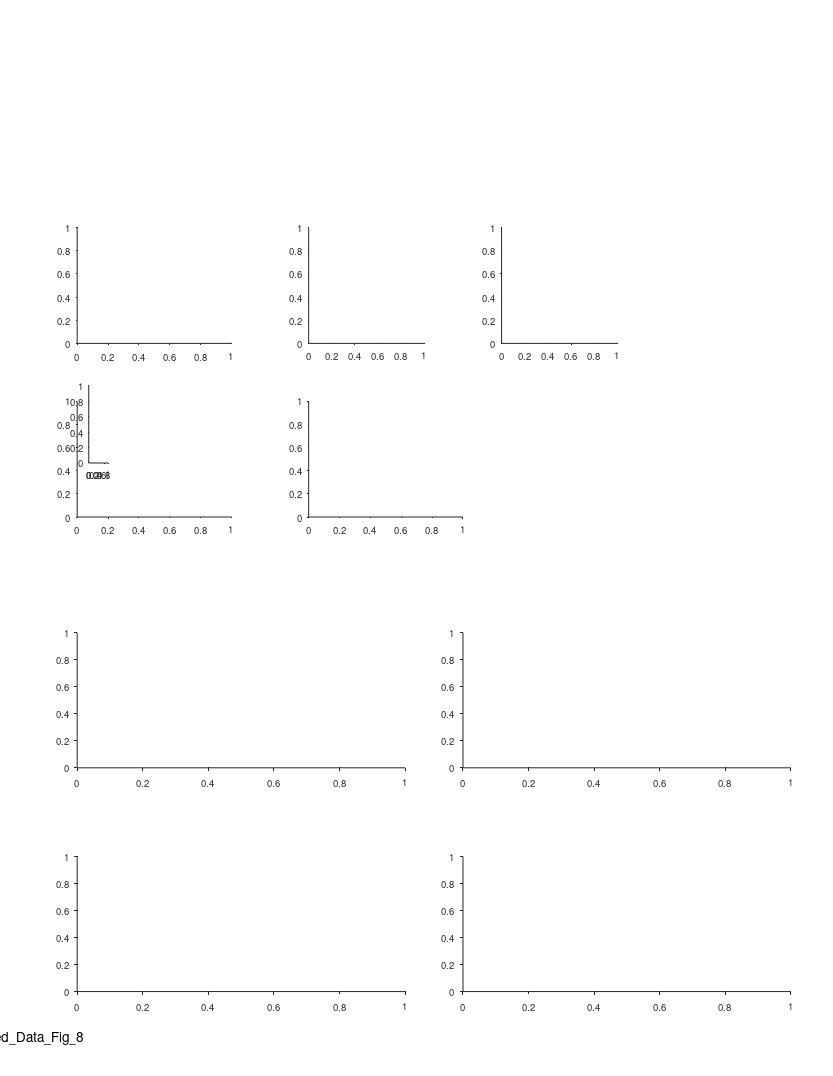

This figure's MATLAB source: (Note: this script raises an error after producing the figure.)
%% Replay - Fig supp 8 - reverse/forward + future+past + takeoff/landing/midair + ball1/ball2
%%
clear 
clc
close all

%% data options 
params_opt = 11; % decoding opt 
% params_opt = 21; % decoding opt (random walk = fixed speed)

%% plotting options

%% graphics params
TakeLandCategoriesOrder = {
    'Takeoff'
    'Mid-air'
    'Landing'};
ForRevCategoriesOrder = {
    'Forward'
    'Reverse'};
PastFutureCategoriesOrder = {
    'Past'
    'Future'};

hist_style = 'stairs';
% hist_style = 'bar';
switch hist_style 
    case 'stairs'
        hist_color_prop = 'EdgeColor';
    case 'bar'
        hist_color_prop = 'FaceColor';
end


%% define output files
res_dir =  'L:\paper_replay\figures';
mkdir(res_dir)
fig_name_str = 'Extended_Data_Fig_8';
fig_caption_str = ' ';
log_name_str = [fig_name_str '_log_file' '.txt'];
log_name_str = strrep(log_name_str , ':', '-');
log_name_str = strrep(log_name_str , ' ', '_');
log_name_out = fullfile(res_dir, log_name_str);

%% open log file
diary off
diary(log_name_out)
diary on
disp('Log file');
disp(['created: ', datestr(clock)]);
disp('======================================================');
disp([fig_name_str ':' fig_caption_str]);   
disp('======================================================');
disp('');

%% create figure
% figure_size_cm = [21.0 29.7]; % ~A4
figure_size_cm = [21.6 27.9]; % ~US letter
close all
fig = figure;
% Some WYSIWYG options:
set(gcf,'DefaultAxesFontSize',7);
set(gcf,'DefaultAxesFontName','helvetica');
set(gcf,'DefaultAxesUnits','centimeters');
set(gcf,'PaperType','usletter')
% set(gcf,'PaperType','<custom>');
set(gcf,'PaperUnits','centimeters','PaperPosition',[0 0 figure_size_cm]);
set(gcf,'PaperOrientation','portrait');
set(gcf,'Units','centimeters','Position',get(gcf,'paperPosition')+[0 0 0 0]); % position on screen...
set(gcf, 'Renderer', 'painters');
% set(gcf, 'color', 'none');
set(groot, 'defaultAxesColor','None')
set(groot, 'defaultAxesTickDir', 'out');
set(groot,  'defaultAxesTickDirMode', 'manual');
annotation('textbox', [0.5 1 0 0], 'String',fig_name_str, 'HorizontalAlignment','center','Interpreter','none', 'FitBoxToText','on');

% create panels
clear panels
panels{1}(1) = axes('position', [2  19 4 3]);
panels{2}(1) = axes('position', [8  19 3 3]);
panels{3}(1) = axes('position', [13 19 3 3]);
panels{4}(1) = axes('position', [2 14.5 4 3]);
panels{4}(2) = axes('position', [2 14.5 .5 2]+[.3 1.4 0 0]);
panels{5}(1) = axes('position', [8 14.5 4 3]);

w = 8.5;
h = 3.5;
x = [2 12];
y = [8 2.2];
panels{6}(1,1) = axes('position', [x(1) y(1) w h]);
panels{6}(1,2) = axes('position', [x(2) y(1) w h]);
panels{6}(2,1) = axes('position', [x(1) y(2) w h]);
panels{6}(2,2) = axes('position', [x(2) y(2) w h]);

sdf = cellfun(@(x)x(:)', panels, 'UniformOutput', false);
sdf = [sdf{:}];
total_offset = [0 2.5];
for ii = 1:length(sdf)
    sdf(ii).Position([1 2]) = sdf(ii).Position([1 2]) + total_offset;
end

%% load data
if ~exist('events','var')

[exp_list,T] = decoding_get_inclusion_list();
T = T(exp_list,:);
clear exp_list
groupsummary(T,'bat_num')
if exist('bats_to_include','var')
    T = groupfilter(T,"bat_num",@(x)ismember(x,bats_to_include),'bat_num');
end
bats = unique(T.bat_num)

events = {};
for ii_exp = 1:height(T)
    % load exp data
    exp_ID = T.exp_ID{ii_exp};
    exp = exp_load_data(exp_ID,'details','rest');
    epoch_type = 'rest';
    [events_session, params] = decoding_load_events_quantification(exp_ID, epoch_type, params_opt, 'posterior');
    [~, TF] = decoding_apply_seq_inclusion_criteria([events_session.seq_model]);
    events_session(~TF) = [];
    if isempty(events_session)
        continue;
    end
    % assign resting ball num
    X = [exp.rest.events.start_ts];
    V = [exp.rest.events.ball_num];
    Xq = [events_session.peak_ts];
    [events_session.ball_num] = disperse( interp1(X, V, Xq, 'previous','extrap') );
    events{ii_exp} = events_session;
end
T.nEvents = cellfun(@length,events)';
sortrows( groupsummary(T,'bat_num',["median","mean","max","sum"],"nEvents"),"sum_nEvents", 'descend')
events = [events{:}];
seqs = [events.seq_model];
end

%% classify seq as forward / reverse 
gForRev = categorical([seqs.forward],[true false],{'Forward','Reverse'})';
gForRev = categorical(gForRev,ForRevCategoriesOrder);
nFor = sum(gForRev=='Forward');
nRev = sum(gForRev=='Reverse');
ForRev_binom_pval = myBinomTest(nFor,length(gForRev),0.5,'two');
disp('Comparing Forward vs. Reverse')
fprintf('Forward: n=%d, Reverse: n=%d, ratio=%.2g\n',nFor,nRev, nFor/nRev);
fprintf('Binomial test (two-sided), p=%.2g\n', ForRev_binom_pval);

%% classify seq as Takeoff / Landing (or non of them)
thr = 0.05;
gTakeLand = classify_replay_landing_takeoff_other(seqs,thr);
gTakeLand = categorical(gTakeLand,TakeLandCategoriesOrder);
nTakeoff = sum(gTakeLand=='Takeoff');
nLanding = sum(gTakeLand=='Landing');
nTakeoffLanding = nTakeoff + nLanding;
TakeLand_binom_pval = myBinomTest(nLanding,nTakeoffLanding,0.5,'two');
disp('Comparing Landing vs. takeoff')
fprintf('Landing: n=%d, Takeoff: n=%d, ratio=%.2g\n',nLanding,nTakeoff, nLanding/nTakeoff);
fprintf('Binomial test (two-sided), p=%.2g\n',TakeLand_binom_pval);

%% classify seq as (immediate) past / future
gPastFuture = categorical( ([events.ball_num] == 1 & [seqs.state_direction] == 1) | ...
                           ([events.ball_num] == 2 & [seqs.state_direction] == -1), ...
    [true false],{'Future','Past'})';
gPastFuture = categorical(gPastFuture,PastFutureCategoriesOrder);
nPast = sum(gPastFuture =='Past');
nFuture = sum(gPastFuture =='Future');
PastFuture_binom_pval = myBinomTest(nPast,length(gPastFuture),0.5,'two');
disp('Comparing (immediate) Past vs. Future')
fprintf('Past: n=%d, Future: n=%d, ratio=%.2g\n',nPast,nFuture, nPast/nFuture);
fprintf('Binomial test (two-sided), p=%.2g\n',PastFuture_binom_pval);


%% takeoff vs landing
axes(panels{1}(1))
cla
hold on
G = categorical(categories(gTakeLand));
gcounts = tabulate(gTakeLand);
counts = [gcounts{:,2}];
proportions = counts./sum(counts);
expectedProportion = [.05 .9 0.05];
p = myBinomTest(counts,sum(counts),expectedProportion,'two').*length(counts);
p(p==0)=realmin;
fprintf('\nboth balls: takeoff vs landing\n')
for ii = 1:length(p)
    fprintf('%s: P binom (two-sided) = %d\n',TakeLandCategoriesOrder{ii},p(ii));
end

xG = 1:length(G);
Y = proportions;
h=bar(xG,Y);
h.BarWidth = 0.75;
h.FaceColor = 0.5*[1 1 1];
hax=gca;
% hax.XTickLabel = TakeLandCategoriesOrder;
for ii = 1:length(G)
    x = ii+[-1 1].*h.BarWidth/2;
    y = expectedProportion(ii).*sum(Y);
    line(x, [y, y], 'Color', 'r', 'LineWidth', 2);
    x = ii;
    y = Y(ii)+0.001*max(Y);
%     text(x,y, "{\itP} < 10^{"+ceil(log10(p(ii)))+"}", horizontalAlignment = 'center',VerticalAlignment='bottom',FontSize=6);
    signifStr = genSignifStrAstricks(p(ii));
    str = {signifStr;"{\itn} = " + counts(ii)};
    text(x,y, str, horizontalAlignment = 'center',VerticalAlignment='bottom',FontSize=8);
end
% xlabel('Replay speed (m/s)', 'Units','normalized', 'Position',[0.5 -0.12]);
ylabel('Fraction', 'Units','normalized', 'Position',[-0.18 .5]);
hax=gca;
hax.TickLength(1) = [0.025];
hax.XRuler.TickLabelGapOffset = -1;
hax.YRuler.TickLabelGapOffset = 0;
hax.XLim = [min(xG) max(xG)] + [-1 1].*0.5;
hax.XTick = xG;
hax.XTickLabel = [];
for ii=1:length(TakeLandCategoriesOrder)
%     text(ii, hax.YLim(1)-0.15*range(hax.YLim), {TakeLandCategoriesOrder{ii},'zone'},'HorizontalAlignment','center','FontSize',7)
    text(ii, hax.YLim(1)-0.085*range(hax.YLim), TakeLandCategoriesOrder{ii},'HorizontalAlignment','center','FontSize',7)
    text(ii, hax.YLim(1)-0.18*range(hax.YLim), 'zone','HorizontalAlignment','center','FontSize',7)
end

%% takeoff vs landing - separated by balls
% for ii_ball = 1:2
% axes(panels{4}(ii_ball))
% cla
% hold on
% 
% events_ball_IX = [events.ball_num] == ii_ball;
% gTakeLand_by_ball = gTakeLand(events_ball_IX);
% G = categorical(categories(gTakeLand_by_ball));
% gcounts = tabulate(gTakeLand_by_ball);
% counts = [gcounts{:,2}];
% proportions = counts./sum(counts);
% expectedProportion = [.05 .9 0.05];
% expectedCounts = expectedProportion .* sum(counts);
% p = myBinomTest(counts,sum(counts),expectedProportion,'two').*length(counts);
% p(p==0)=realmin;
% xG = 1:length(G);
% 
% Y = proportions;
% h=bar(xG,Y);
% h.BarWidth = 0.75;
% h.FaceColor = 0.5*[1 1 1];
% hax=gca;
% hax.XTick = xG;
% hax.XTickLabel = TakeLandCategoriesOrder;
% for ii = 1:length(G)
%     x = ii+[-1 1].*h.BarWidth/2;
%     y = expectedProportion(ii).*sum(Y);
%     line(x, [y, y], 'Color', 'r', 'LineWidth', 2);
%     x = ii;
%     y = Y(ii)+0.001*max(Y);
% %     text(x,y, "{\itP} < 10^{"+ceil(log10(p(ii)))+"}", horizontalAlignment = 'center',VerticalAlignment='bottom',FontSize=6);
%     signifStr = genSignifStrAstricks(p(ii));
%     str = {signifStr;"{\itn} = " + counts(ii)};
%     text(x,y, str, horizontalAlignment = 'center',VerticalAlignment='bottom',FontSize=8);
% end
% % xlabel('Replay speed (m/s)', 'Units','normalized', 'Position',[0.5 -0.12]);
% ylabel('Fraction', 'Units','normalized', 'Position',[-0.2 .5]);
% hax=gca;
% hax.TickLength(1) = [0.025];
% hax.XRuler.TickLabelGapOffset = -1;
% hax.YRuler.TickLabelGapOffset = -1;
% hax.XLim = [min(xG) max(xG)] + [-1 1].*0.5;
% 
% end


%% Forward vs Reverse
axes(panels{3}(1))
cla
hold on
G = categorical(categories(gForRev));
gcounts = tabulate(gForRev);
counts = [gcounts{:,2}];
proportions = counts./sum(counts);
expectedProportion = [.5 .5];
expectedCounts = expectedProportion .* sum(counts);
p = myBinomTest(counts,sum(counts),expectedProportion,'two').*length(counts);
p(p==0)=realmin;
fprintf('\nboth balls: Forward vs Reverse\n')
for ii = 1:length(p)
    fprintf('%s: P binom (two-sided) = %d\n',ForRevCategoriesOrder{ii},p(ii));
end

xG = 1:length(G);
Y = proportions;
h=bar(xG,Y);
h.BarWidth = 0.75;
h.FaceColor = 0.5*[1 1 1];
hax=gca;
hax.XTick = xG;
hax.XTickLabel = ForRevCategoriesOrder;
for ii = 1:length(G)
    x = ii+[-1 1].*h.BarWidth/2;
    y = expectedProportion(ii).*sum(Y);
    line(x, [y, y], 'Color', 'r', 'LineWidth', 2);
    x = ii;
    y = Y(ii)+0.03*max(Y);
%     text(x,y, "{\itP} < 10^{"+ceil(log10(p(ii)))+"}", horizontalAlignment = 'center',VerticalAlignment='bottom',FontSize=6);
    signifStr = genSignifStrAstricks(p(ii));
    str = {signifStr;"{\itn} = " + counts(ii)};
    text(x,y, str, horizontalAlignment = 'center',VerticalAlignment='bottom',FontSize=8);
end
% xlabel('Replay speed (m/s)', 'Units','normalized', 'Position',[0.5 -0.12]);
ylabel('Fraction', 'Units','normalized', 'Position',[-0.2 .5]);
hax=gca;
hax.TickLength(1) = [0.025];
hax.XRuler.TickLabelGapOffset = -1;
hax.YRuler.TickLabelGapOffset = 0;
hax.XLim = [min(xG) max(xG)] + [-1 1].*0.5;
hax.YLim = [0 0.7];


%% Forward vs Reverse - separated by balls
% for ii_ball = 1:2
% axes(panels{5}(ii_ball))
% cla
% hold on
% 
% events_ball_IX = [events.ball_num] == ii_ball;
% gForRev_by_ball = gForRev(events_ball_IX);
% G = categorical(categories(gForRev_by_ball));
% gcounts = tabulate(gForRev_by_ball);
% counts = [gcounts{:,2}];
% proportions = counts./sum(counts);
% expectedProportion = [.5 .5];
% expectedCounts = expectedProportion .* sum(counts);
% p = myBinomTest(counts,sum(counts),expectedProportion,'two').*length(counts);
% p(p==0)=realmin;
% xG = 1:length(G);
% 
% Y = proportions;
% h=bar(xG,Y);
% h.BarWidth = 0.75;
% h.FaceColor = 0.5*[1 1 1];
% hax=gca;
% hax.XTick = xG;
% hax.XTickLabel = ForRevCategoriesOrder;
% for ii = 1:length(G)
%     x = ii+[-1 1].*h.BarWidth/2;
%     y = expectedProportion(ii).*sum(Y);
%     line(x, [y, y], 'Color', 'r', 'LineWidth', 2);
%     x = ii;
%     y = Y(ii)+0.001*max(Y);
% %     text(x,y, "{\itP} < 10^{"+ceil(log10(p(ii)))+"}", horizontalAlignment = 'center',VerticalAlignment='bottom',FontSize=6);
%     signifStr = genSignifStrAstricks(p(ii));
%     str = {signifStr;"{\itn} = " + counts(ii)};
%     text(x,y, str, horizontalAlignment = 'center',VerticalAlignment='bottom',FontSize=8);
% end
% % xlabel('Replay speed (m/s)', 'Units','normalized', 'Position',[0.5 -0.12]);
% ylabel('Fraction', 'Units','normalized', 'Position',[-0.2 .5]);
% hax=gca;
% hax.TickLength(1) = [0.025];
% hax.XRuler.TickLabelGapOffset = -1;
% hax.YRuler.TickLabelGapOffset = -1;
% hax.XLim = [min(xG) max(xG)] + [-1 1].*0.5;
% hax.YLim = [0 0.7];
% 
% end



%% Future vs Past
axes(panels{2}(1))
cla
hold on
G = categorical(categories(gPastFuture));
gcounts = tabulate(gPastFuture);
counts = [gcounts{:,2}];
proportions = counts./sum(counts);
expectedProportion = [.5 .5];
expectedCounts = expectedProportion .* sum(counts);
p = myBinomTest(counts,sum(counts),expectedProportion,'two').*length(counts);
p(p==0)=realmin;
fprintf('\nboth balls: Future vs Past\n')
for ii = 1:length(p)
    fprintf('%s: P binom (two-sided) = %d\n',PastFutureCategoriesOrder{ii},p(ii));
end

xG = 1:length(G);
Y = proportions;
h=bar(xG,Y);
h.BarWidth = 0.75;
h.FaceColor = 0.5*[1 1 1];
hax=gca;
hax.XTick = xG;
hax.XTickLabel = PastFutureCategoriesOrder;
for ii = 1:length(G)
    x = ii+[-1 1].*h.BarWidth/2;
    y = expectedProportion(ii).*sum(Y);
    line(x, [y, y], 'Color', 'r', 'LineWidth', 2);
    x = ii;
    y = Y(ii)+0.1*max(Y);
%     text(x,y, "{\itP} < 10^{"+ceil(log10(p(ii)))+"}", horizontalAlignment = 'center',VerticalAlignment='bottom',FontSize=6);
    signifStr = genSignifStrAstricks(p(ii));
    str = {signifStr;"{\itn} = " + counts(ii)};
    text(x,y, str, horizontalAlignment = 'center',VerticalAlignment='bottom',FontSize=8);
end
% xlabel('Replay speed (m/s)', 'Units','normalized', 'Position',[0.5 -0.12]);
ylabel('Fraction', 'Units','normalized', 'Position',[-0.2 .5]);
hax=gca;
hax.TickLength(1) = [0.025];
hax.XRuler.TickLabelGapOffset = -1;
hax.YRuler.TickLabelGapOffset = 0;
hax.XLim = [min(xG) max(xG)] + [-1 1].*0.5;
hax.YLim = [0 0.7];

%% Future vs Past - separated by balls
% for ii_ball = 1:2
% axes(panels{6}(ii_ball))
% cla
% hold on
% 
% events_ball_IX = [events.ball_num] == ii_ball;
% gPastFuture_by_ball = gPastFuture(events_ball_IX);
% G = categorical(categories(gPastFuture_by_ball));
% gcounts = tabulate(gPastFuture_by_ball);
% counts = [gcounts{:,2}];
% proportions = counts./sum(counts);
% expectedProportion = [.5 .5];
% expectedCounts = expectedProportion .* sum(counts);
% p = myBinomTest(counts,sum(counts),expectedProportion,'two').*length(counts);
% p(p==0)=realmin;
% xG = 1:length(G);
% 
% Y = proportions;
% h=bar(xG,Y);
% h.BarWidth = 0.75;
% h.FaceColor = 0.5*[1 1 1];
% hax=gca;
% hax.XTick = xG;
% hax.XTickLabel = PastFutureCategoriesOrder;
% for ii = 1:length(G)
%     x = ii+[-1 1].*h.BarWidth/2;
%     y = expectedProportion(ii).*sum(Y);
%     line(x, [y, y], 'Color', 'r', 'LineWidth', 2);
%     x = ii;
%     y = Y(ii)+0.001*max(Y);
% %     text(x,y, "{\itP} < 10^{"+ceil(log10(p(ii)))+"}", horizontalAlignment = 'center',VerticalAlignment='bottom',FontSize=6);
%     signifStr = genSignifStrAstricks(p(ii));
%     str = {signifStr;"{\itn} = " + counts(ii)};
%     text(x,y, str, horizontalAlignment = 'center',VerticalAlignment='bottom',FontSize=8);
% end
% % xlabel('Replay speed (m/s)', 'Units','normalized', 'Position',[0.5 -0.12]);
% ylabel('Fraction', 'Units','normalized', 'Position',[-0.2 .5]);
% % text(1.6,0.5,"Ball "+ii_ball,'Units','normalized','FontSize',10,'HorizontalAlignment','center');
% hax=gca;
% hax.TickLength(1) = [0.025];
% hax.XRuler.TickLabelGapOffset = -1;
% hax.YRuler.TickLabelGapOffset = -1;
% hax.XLim = [min(xG) max(xG)] + [-1 1].*0.5;
% hax.YLim = [0 0.7];
% 
% end









%% Takeoff/Landing X Past/Future X Forward/Reverse
axes(panels{4}(1))
cla reset
hold on

% from fig 2  (start) ---------------
TakeLand_thr = 0.05;
g = gTakeLand .* gPastFuture;
[N,G] = histcounts(g);
N = reshape(N,2,3)';
G = reshape(G,2,3)';
takeoff_IX = find(all(contains(G,'Takeoff'),2));
midair_IX = find(all(contains(G,'Mid-air'),2));
landing_IX = find(all(contains(G,'Landing'),2));
new_order = [takeoff_IX midair_IX landing_IX];
N = N(new_order,:);
G = G(new_order,:);
N([1 3],:) = N([1 3],:)./TakeLand_thr;
N([2],:) = N([2],:)./(1-2*TakeLand_thr);
N = N ./ sum(N,"all");
% from fig 2  (end) ---------------

g = gTakeLand .* gPastFuture .*gForRev;
[N,G] = histcounts(g);
N = reshape(N,2,2,3);
G = reshape(G,2,2,3);
N = permute(N,[3 2 1]);
G = permute(G,[3 2 1]);
new_order = [takeoff_IX midair_IX landing_IX];  
N = N(new_order,:,:);
G = G(new_order,:,:);

N([1 3],:,:) = N([1 3],:,:)./TakeLand_thr;
N([2],  :,:) = N([2],  :,:)./(1-2*TakeLand_thr);
N = N ./ sum(N,"all");

w = 0.28;
x = linspace(0,1,3);
hs = (x(2)-x(1))*0.35;
clear hb1 hb2
hb1 = bar(x-hs/2,   squeeze(N(:,1,:)), w, 'stacked');
hb2 = bar(x+hs/2,   squeeze(N(:,2,:)), w, 'stacked');
hb1(1).FaceColor = 'flat';
hb1(2).FaceColor = 'flat';
hb2(1).FaceColor = 'flat';
hb2(2).FaceColor = 'flat';
hb1(1).CData = 0.00*[1 1 1];
hb1(2).CData = 0.35*[1 1 1];
hb2(1).CData = 0.85*[1 1 1];
hb2(2).CData = 1.00*[1 1 1];
% hb1(1).FaceColor = 0.0*[1 1 1];
% hb1(2).FaceColor = 0.0*[1 1 1];
% hb2(1).FaceColor = 1.0*[1 1 1];
% hb2(2).FaceColor = 1.0*[1 1 1];
% plot(hb1(1).XData+w/4.*[-1 1]',hb1(1).YData([1 1;2 2;3 3]'),'w','LineWidth',1.1);
% plot(hb2(1).XData+w/4.*[-1 1]',hb2(1).YData([1 1;2 2;3 3]'),'k','LineWidth',1.1);
% hb1(1).EdgeColor = 'w';
% hb1(2).EdgeColor = 'w';
% hb2(1).EdgeColor = 'k';
% hb2(2).EdgeColor = 'k';
xlim([0 1]+w.*[-1 1])
xticklabels()
hax=gca;
hax.XTickLabel = [];
for ii=1:length(TakeLandCategoriesOrder)
%     text(x(ii), hax.YLim(1)-0.15*range(hax.YLim), {TakeLandCategoriesOrder{ii},'zone'},'HorizontalAlignment','center','FontSize',7)
    text(x(ii), hax.YLim(1)-0.085*range(hax.YLim), TakeLandCategoriesOrder{ii},'HorizontalAlignment','center','FontSize',7)
    text(x(ii), hax.YLim(1)-0.18*range(hax.YLim), 'zone','HorizontalAlignment','center','FontSize',7)
end

ylabel('Fraction')

%% add legend 
clc
axes(panels{4}(2))
cla reset
hold on
axis off
axis ij

V = [.2 0; .2 .7; .8 .7; .8 0];
F = [1 2 3 4 1];
h=patch('Faces',F,'Vertices',V+[0 1]*1); h.FaceColor=[1 1 1]*.1;
h=patch('Faces',F,'Vertices',V+[0 1]*2); h.FaceColor=[1 1 1]*.3;
h=patch('Faces',F,'Vertices',V+[0 1]*3); h.FaceColor=[1 1 1]*.7;
h=patch('Faces',F,'Vertices',V+[0 1]*4); h.FaceColor=[1 1 1]*.9;

% x = [0.2 0.2 .8 .8];
% y = [0 .7 .7 0];
% h=patch('XData',x, 'YData', y+1, 'FaceColor','Flat')
% patch(x,y+1, 'r', 'FaceColor','Flat', 'CData',0.35*[1 1 1])
% patch(x,y+2, 'r', 'FaceColor','Flat', 'CData',0.35*[1 1 1])
% patch(x,y+3, 'r', 'FaceColor','Flat', 'CData',0.35*[1 1 1])
% patch(x,y+4, 'r', 'FaceColor','Flat', 'CData',0.35*[1 1 1])
% patch(x,y+2, 0.*[1 1 1])
% patch(x,y+3, 0.85*[1 1 1])
% patch(x,y+4, 1.0*[1 1 1])
x = 1.1;
y = [1:4]+0.35;
font_size = 7;
text(x,y(1),'Past forward','FontSize',font_size,'HorizontalAlignment','left','VerticalAlignment','middle')
text(x,y(2),'Past reverse','FontSize',font_size,'HorizontalAlignment','left','VerticalAlignment','middle')
text(x,y(3),'Future forward','FontSize',font_size,'HorizontalAlignment','left','VerticalAlignment','middle')
text(x,y(4),'Future reverse','FontSize',font_size,'HorizontalAlignment','left','VerticalAlignment','middle')
xlim([0 1])
ylim([0 5])

%% replay distance from current location
axes(panels{5}(1))
cla reset
hold on
x = abs([seqs.middle_pos_norm] - interp1([1 2],[0 1],[events.rest_ball_num]));
histogram(x,'BinWidth',0.05,'BinLimits',[0 1],'DisplayStyle','stairs','Normalization','probability','EdgeColor','k');
% gTakeLand = reordercats(gTakeLand,["Takeoff","Mid-air","Landing"]);
% G = categories(gTakeLand);
% for ii_g = 1:length(G)
%     gcurr = G{ii_g};
%     IX = gTakeLand==gcurr;
% %     IX = IX & gForRev=="Forward";
% %     IX = IX & gForRev=="Reverse";
%     seqs_g = seqs(IX);
%     events_g = events(IX);
%     x = abs([seqs_g.middle_pos_norm] - interp1([1 2],[0 1],[events_g.rest_ball_num]));
%     histogram(x,'BinWidth',0.05,'BinLimits',[0 1],'DisplayStyle','stairs','DisplayName',gcurr,'Normalization','probability');
% end
xlim([0 1])
xticks([0 1])
% legend('Box','off')
xlabel({'Distance of awake replay';'from current position (norm.)'},'units','normalized','position',[0.5 -.05])
ylabel('Probability')








%% ========================================================================

%% plot replay start/end position histograms (per forward/reverse replays)
nbins = 100;
cmap = brewermap(100,'RdBu');
clrs = cmap([0.9 0.1].*size(cmap,1),:);
directions = [1 -1];
g = gForRev';
for ii_dir = 1:length(directions)
    seqs_dir_TF = [seqs.state_direction]==directions(ii_dir);

    axes(panels{6}(1,ii_dir))
    cla reset
    hold on
    x = [seqs.start_pos_norm];
    histogram(x(g=='Forward' & seqs_dir_TF),linspace(0,1,nbins+1),'Normalization','count',hist_color_prop,clrs(1,:),'DisplayStyle',hist_style);
    histogram(x(g=='Reverse' & seqs_dir_TF),linspace(0,1,nbins+1),'Normalization','count',hist_color_prop,clrs(2,:),'DisplayStyle',hist_style);
%     h=legend('Forward','Reverse');
%     h.Box='off';
    xlabel('Start position of replay (norm.)')
    ylabel('Counts')
    hax=gca;
    hax.XRuler.TickLabelGapOffset = -1;

    axes(panels{6}(2,ii_dir))
    cla
    hold on
    x = [seqs.end_pos_norm];
    histogram(x(g=='Forward' & seqs_dir_TF),linspace(0,1,nbins+1),'Normalization','count',hist_color_prop,clrs(1,:),'DisplayStyle',hist_style);
    histogram(x(g=='Reverse' & seqs_dir_TF),linspace(0,1,nbins+1),'Normalization','count',hist_color_prop,clrs(2,:),'DisplayStyle',hist_style);
    xlabel('End position of replay (norm.)')
    ylabel('Counts')
    hax=gca;
    hax.XRuler.TickLabelGapOffset = -1;
end

% set ylimits
panels{6}(1,1).YLim = [0 80];
panels{6}(2,1).YLim = [0 180];
panels{6}(1,2).YLim = [0 120];
panels{6}(2,2).YLim = [0 150];

for ii=1:numel(panels{6})
    pnl = panels{6}(ii); axes(pnl);
    text(0,-0.24*range(pnl.YLim),{'Resting';'platform 1'},'HorizontalAlignment','center','FontSize',8);
    text(1,-0.24*range(pnl.YLim),{'Resting';'platform 2'},'HorizontalAlignment','center','FontSize',8);
end

% pointers to takeoff/landing in the histogram (dir 1)
TL_fnt_sz = 7;
h=annotation('textarrow');
h.Parent=panels{6}(1,1);
h.X = 0.011*[1 1];
h.Y = 45+[0 -7];
h.String = '    Takeoffs';
h.FontSize = TL_fnt_sz; h.HeadLength = 4; h.HeadWidth = 4;

h=annotation('textarrow');
h.Parent=panels{6}(1,1);
h.X = 0.052*[1 1];
h.Y = 22+[0 -7];
h.String = {'           Reverse','           takeoffs'};
h.FontSize = TL_fnt_sz; h.HeadLength = 4; h.HeadWidth = 4;

h=annotation('textarrow');
h.Parent=panels{6}(1,1);
h.X = 0.92.*[1 1];
h.Y = 75+[0 -7];
h.String = {'Landings          '};
h.FontSize = TL_fnt_sz; h.HeadLength = 4; h.HeadWidth = 4;

h=annotation('textarrow');
h.Parent=panels{6}(1,1);
h.X = 0.985*[1 1];
h.Y = 70+[0 -7];
h.String = {'            Reverse';'            landings'};
h.FontSize = TL_fnt_sz; h.HeadLength = 4; h.HeadWidth = 4;

h=annotation('textarrow');
h.Parent=panels{6}(2,1);
h.X = 0.005*[1 1];
h.Y = 61+[0 -30];
h.String = {'     Reverse','     takeoffs'};
h.FontSize = TL_fnt_sz; h.HeadLength = 4; h.HeadWidth = 4;

h=annotation('textarrow');
h.Parent=panels{6}(2,1);
h.X = 0.05*[1 1];
h.Y = 35+[0 -15];
h.String = {'        Takeoffs'};
h.FontSize = TL_fnt_sz; h.HeadLength = 4; h.HeadWidth = 4;

h=annotation('textarrow');
h.Parent=panels{6}(2,1);
h.X = 0.985*[1 1];
h.Y = 180+[0 -12];
h.String = 'Landings';
h.FontSize = TL_fnt_sz; h.HeadLength = 4; h.HeadWidth = 4;

h=annotation('textarrow');
h.Parent=panels{6}(2,1);
h.X = 0.93*[1 1];
h.Y = 60+[0 -12];
h.String = {'Reverse          ','landings          '};
h.FontSize = TL_fnt_sz; h.HeadLength = 4; h.HeadWidth = 4;

% pointers to takeoff/landing in the histogram (dir 2)
h=annotation('textarrow');
h.Parent=panels{6}(1,2);
h.X = 0.015*[1 1];
h.Y = 110+[0 -12];
h.String = {'     Reverse','     landings'};
h.FontSize = TL_fnt_sz; h.HeadLength = 4; h.HeadWidth = 4;

h=annotation('textarrow');
h.Parent=panels{6}(1,2);
h.X = 0.06*[1 1];
h.Y = 65+[0 -12];
h.String = '          Landings';
h.FontSize = TL_fnt_sz; h.HeadLength = 4; h.HeadWidth = 4;

h=annotation('textarrow');
h.Parent=panels{6}(1,2);
h.X = 0.99*[1 1];
h.Y = 70+[0 -20];
h.String = '       Takeoffs';
h.FontSize = TL_fnt_sz; h.HeadLength = 4; h.HeadWidth = 4;

h=annotation('textarrow');
h.Parent=panels{6}(1,2);
h.Units='normalized';
h.X = 0.95+[0 0];
h.Y = 47+[0 -15];
h.String = {'Reverse          ','takeoffs          '};
h.FontSize = TL_fnt_sz; h.HeadLength = 4; h.HeadWidth = 4;

h=annotation('textarrow');
h.Parent=panels{6}(2,2);
h.X = 0.015*[1 1];
h.Y = 140+[0 -15];
h.String = '    Landings';
h.FontSize = TL_fnt_sz; h.HeadLength = 4; h.HeadWidth = 4;

h=annotation('textarrow');
h.Parent=panels{6}(2,2);
h.X = 0.07*[1 1];
h.Y = 65+[0 -15];
h.String = {'       Reverse','       landings'};
h.FontSize = TL_fnt_sz; h.HeadLength = 4; h.HeadWidth = 4;

h=annotation('textarrow');
h.Parent=panels{6}(2,2);
h.X = 0.99*[1 1];
h.Y = 60+[0 -20];
h.String = {'       Reverse','       takeoffs'};
h.FontSize = TL_fnt_sz; h.HeadLength = 4; h.HeadWidth = 4;

h=annotation('textarrow');
h.Parent=panels{6}(2,2);
h.Units='normalized';
h.X = 0.93+[0 0];
h.Y = 50+[0 -15];
h.String = {'Takeoffs         '};
h.FontSize = TL_fnt_sz; h.HeadLength = 4; h.HeadWidth = 4;

%% legend (dir 1)
pnl = panels{6}(1,1);
axes(pnl);
h=annotation('textarrow');
h.Units='centimeters';
h.X = pnl.Position(1) + pnl.Position(3).*[0.6 0.8];
h.Y = pnl.Position(2) + pnl.Position(4).*[1.1 1.1];
h.Text.HorizontalAlignment = 'right';
h.String = 'For map of direction  '; h.FontSize = 9;

h=annotation('textarrow');
h.Units='centimeters';
h.X = pnl.Position(1) + pnl.Position(3).*[0.6 0.7];
h.Y = pnl.Position(2) + pnl.Position(4).*[0.9 0.9];
h.Color = clrs(1,:); h.String = 'Forward  '; h.FontSize = 9;
h.HeadLength = 5; h.HeadWidth = 8;

h=annotation('textarrow');
h.Units='centimeters';
h.X = pnl.Position(1) + pnl.Position(3).*[0.7 0.6];
h.Y = pnl.Position(2) + pnl.Position(4).*[0.73 0.73];
h.Color = clrs(2,:);
h.Text.HorizontalAlignment = 'right';
h.String = 'Reverse           '; h.FontSize = 9;
h.HeadLength = 5; h.HeadWidth = 8;

%% legend (dir 2)
pnl = panels{6}(1,2);
axes(pnl);
h=annotation('textarrow');
h.Units='centimeters';
h.X = pnl.Position(1) + pnl.Position(3).*[0.8 0.6];
h.Y = pnl.Position(2) + pnl.Position(4).*[1.1 1.1];
h.Text.HorizontalAlignment = 'right';
h.String = 'For map of direction                    '; h.FontSize = 9;

h=annotation('textarrow');
h.Units='centimeters';
h.X = pnl.Position(1) + pnl.Position(3).*[0.7 0.6];
h.Y = pnl.Position(2) + pnl.Position(4).*[0.9 0.9];
h.Text.HorizontalAlignment = 'right';
h.Color = clrs(1,:); h.String = 'Forward           '; h.FontSize = 9;
h.HeadLength = 5; h.HeadWidth = 8;

h=annotation('textarrow');
h.Units='centimeters';
h.X = pnl.Position(1) + pnl.Position(3).*[0.6 0.7];
h.Y = pnl.Position(2) + pnl.Position(4).*[0.73 0.73];
h.Color = clrs(2,:);
h.String = 'Reverse  '; h.FontSize = 9;
h.HeadLength = 5; h.HeadWidth = 8;


%% ========================================================================



%% add panel letters
font_size = 11;
axes(panels{1}(1))
text(-0.25,1.1, 'a', 'Units','normalized','FontWeight','bold','FontSize',font_size);
axes(panels{2}(1))
text(-0.4,1.1, 'b', 'Units','normalized','FontWeight','bold','FontSize',font_size);
axes(panels{3}(1))
text(-0.3,1.1, 'c', 'Units','normalized','FontWeight','bold','FontSize',font_size);
axes(panels{4}(1))
text(-0.25,1.1, 'd', 'Units','normalized','FontWeight','bold','FontSize',font_size);
axes(panels{5}(1))
text(-0.28,1.1, 'e', 'Units','normalized','FontWeight','bold','FontSize',font_size);
axes(panels{6}(1,1))
text(-0.115,1.1, 'f', 'Units','normalized','FontWeight','bold','FontSize',font_size);
axes(panels{6}(2,1))
text(-0.115,1.1, 'g', 'Units','normalized','FontWeight','bold','FontSize',font_size);

%% add line titles
% axes(panels{1}(1))
% text(-0.7,0.5,{"Both landing","balls"},'Units','normalized','FontSize',10,'HorizontalAlignment','center');
% axes(panels{4}(1))
% text(-0.7,0.5,{"Ball 1"},'Units','normalized','FontSize',10,'HorizontalAlignment','center');
% axes(panels{4}(2))
% text(-0.7,0.5,{"Ball 2"},'Units','normalized','FontSize',10,'HorizontalAlignment','center');

%%
fig_name = sprintf('%s_decoding_opt_%d',fig_name_str, params_opt);
file_out = fullfile(res_dir, fig_name);
print(gcf, file_out, '-dpdf', '-cmyk', '-painters');
disp('figure saved!')


%%
function str = genSignifStrAstricks(pval)
if pval < 0.001
    str = '***';
elseif pval < 0.01
    str = '**';
elseif pval < 0.05
    str = '*';
else
    str = 'n.s.';
end
end